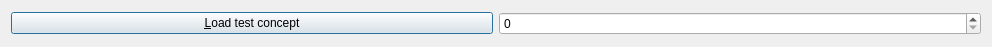
<?xml version="1.0" encoding="UTF-8"?>
<ui version="4.0">
 <class>QtConceptMapTestConceptDialog</class>
 <widget class="QDialog" name="QtConceptMapTestConceptDialog">
  <property name="geometry">
   <rect>
    <x>0</x>
    <y>0</y>
    <width>992</width>
    <height>47</height>
   </rect>
  </property>
  <property name="windowTitle">
   <string>Test Concept</string>
  </property>
  <layout class="QGridLayout" name="gridLayout">
   <item row="0" column="0">
    <layout class="QHBoxLayout" name="horizontalLayout">
     <item>
      <widget class="QPushButton" name="button_load">
       <property name="text">
        <string>&amp;Load test concept</string>
       </property>
      </widget>
     </item>
     <item>
      <widget class="QSpinBox" name="box_test"/>
     </item>
    </layout>
   </item>
  </layout>
 </widget>
 <resources/>
 <connections/>
</ui>
